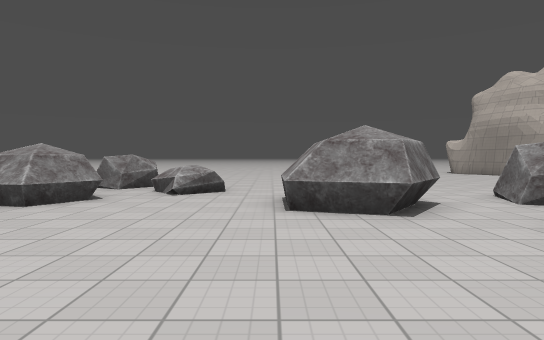
view 1 (above)

24 first-person views from a walk through a 3-D level made in the Godot game engine. The camera is 1.4 m above the floor, tilts 2° down and sees 75° across. The floor is counted in squares, 1.74 m on a side. Each view is taken from the middle of a square. On the plan, view 1 faces up. The plan holds only what a view shows up to about 12 squares ahead; the rest is blank. The place goes on beyond the plan. Some surface patterns are stand-ins.

view 2
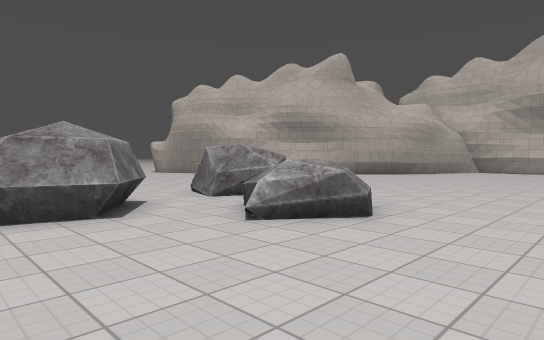

view 3
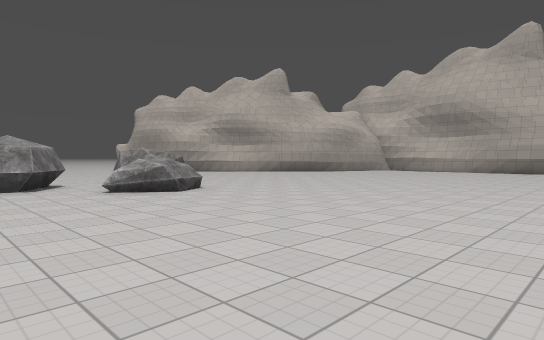

view 4
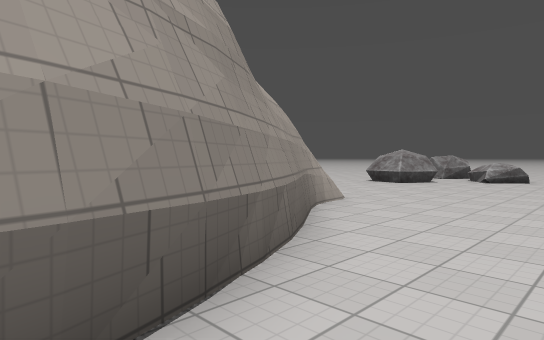

view 5
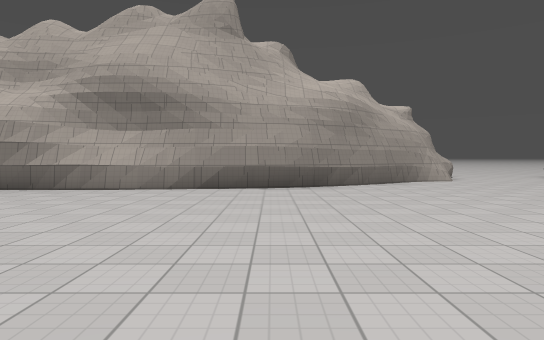

view 6
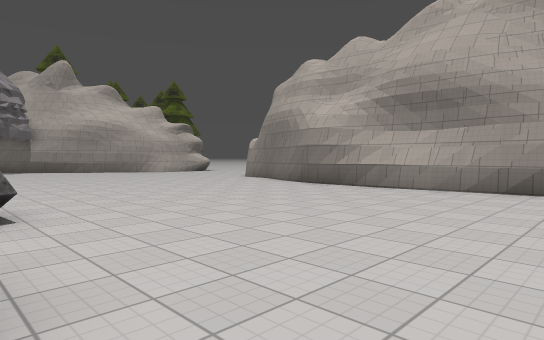

view 7
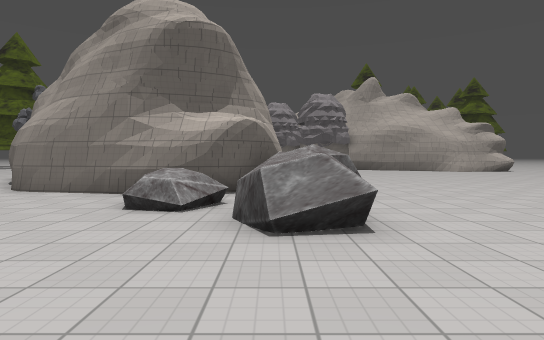

view 8
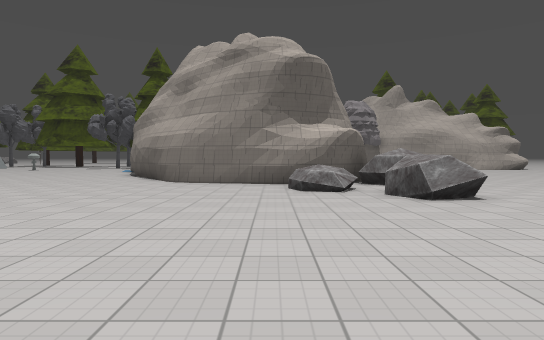

view 9
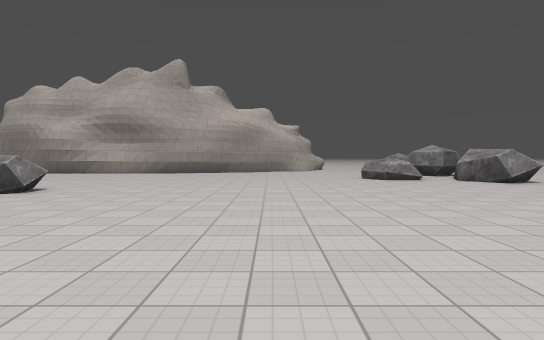

view 10
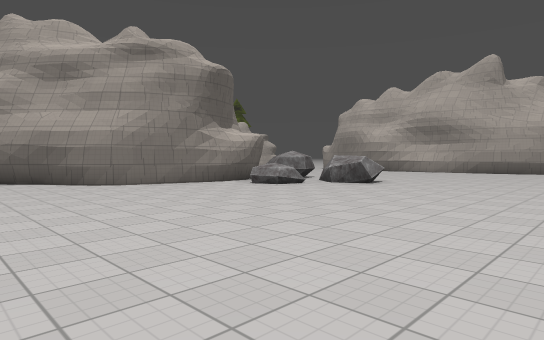

view 11
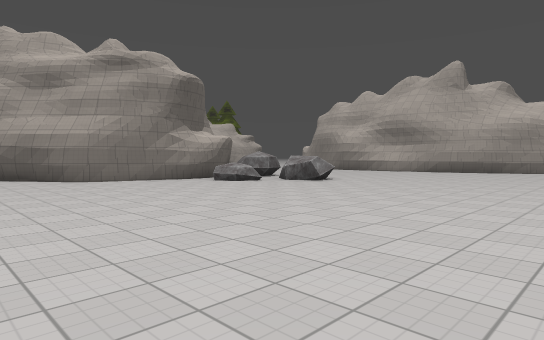

view 12
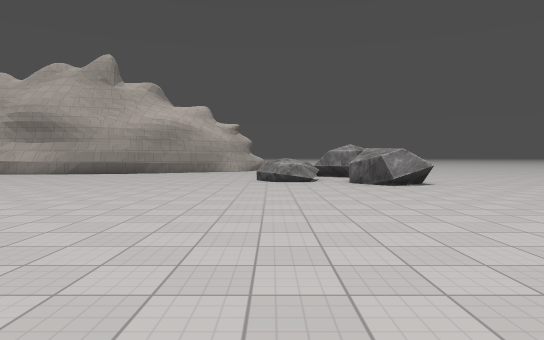

view 13
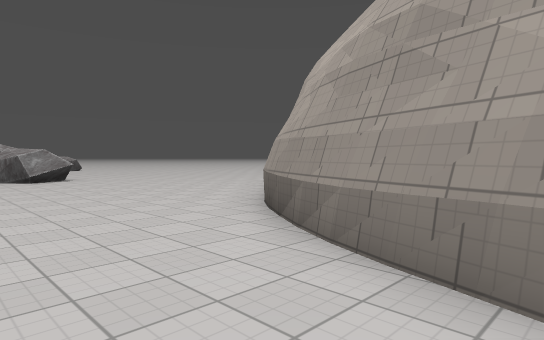

view 14
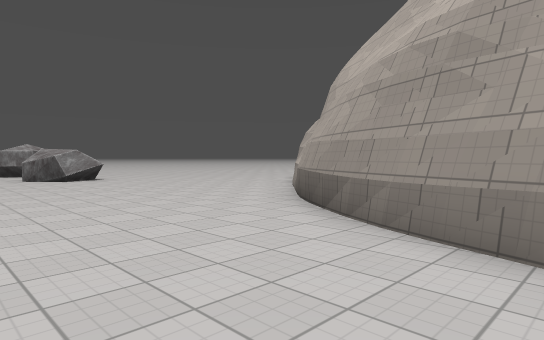

view 15
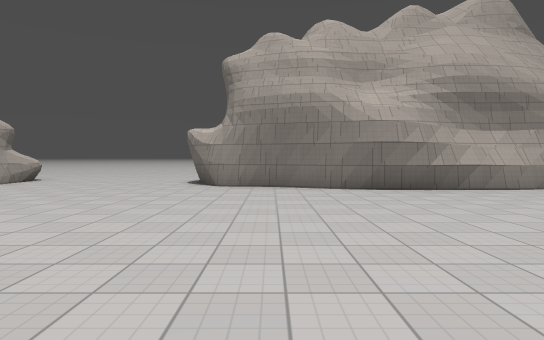

view 16
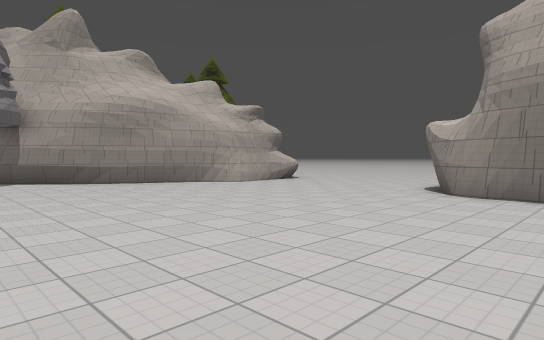

view 17
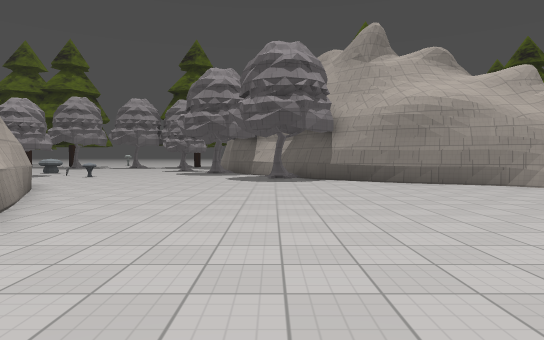

view 18
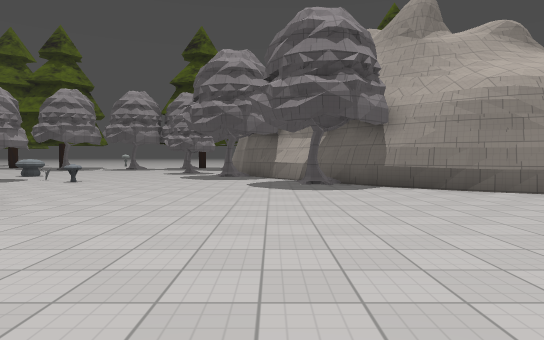

view 19
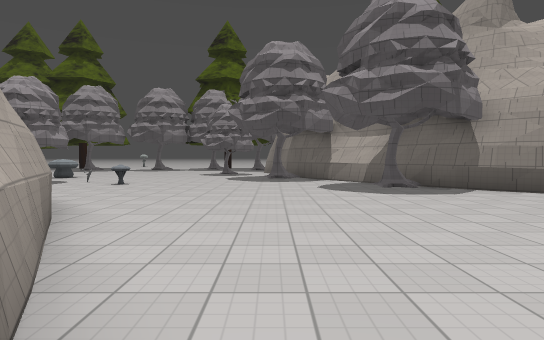

view 20
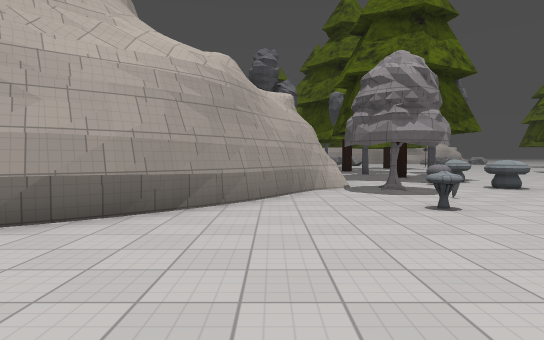

view 21
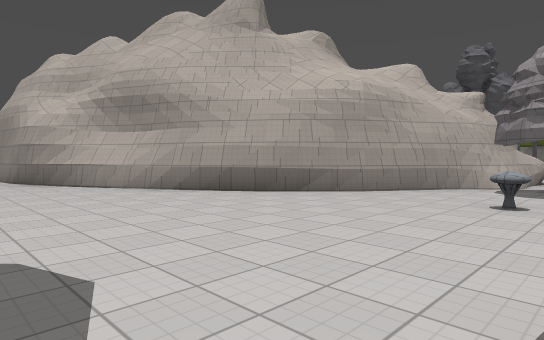

view 22
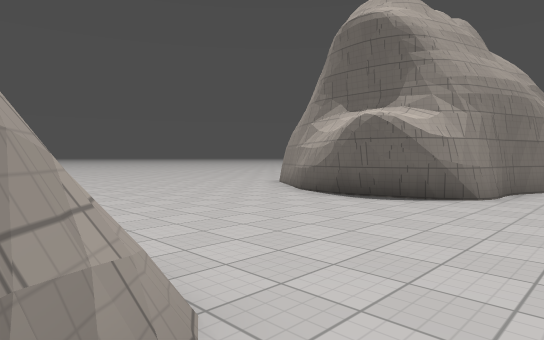

view 23
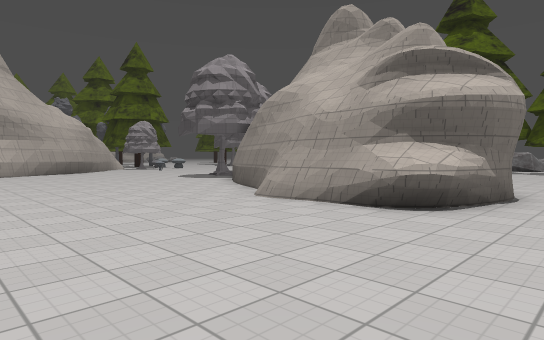

view 24
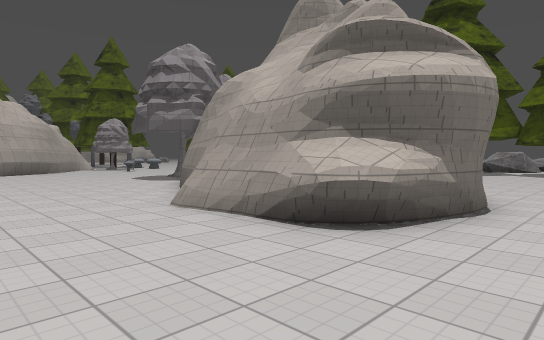

### Floor plan
Key: @ floor where view 1 was taken; # wall or solid block; x gap in a wall; . floor; = window, fence, low wall or low ledge; ^ raised ledge; T tree; O other object.
Columns run from 6 left of view 1 to 20 right of it. Each row starts with its distance up from view 1.
  8   x.^=.  ...x.........###
  7   #...^  ..###..........###
  6  ^^...^##..##.............#
  5  ......##..................
  4  ........=^=...............
  3   ........^^............. .
  2   ....................
  1    #..................... .
  0    #..@...................
 -1    ##......................
 -2     #......................
 -3     ##.....................
 -4      #.....................
 -5      #.....................
 -6      ##...................
 -7       #........^^.........
 -8       #........^^.........
 -9       #..........^^........
-10       #........#..^........
-11       #........#######.....
-12       #........ #    ##....
-13      ##........       ##.
-14      #.........        ##
-15      #........ .#
-16 ##  ##..........#
-17 .####...........##
-18 .................#
-19 .................##
-20 ..................#
-21 ..................##
-22 ...................#
-23 ...###.............##
-24 ..#####.............##
-25  .#   ###............##
-26  .#     ###...........###
-27  .#       ## ...........##
-28  ..        ##T...........##
-29  ..         #........O..T..
-30  ..         ##........O....

Positions as (right, up) in squares from view 1, and headings:
1: (0, 0), facing up
2: (0, 0), facing up-right
3: (0, -5), facing up-right
4: (1, -5), facing up-left
5: (9, -5), facing left
6: (9, -5), facing down-left
7: (10, -3), facing down
8: (13, 0), facing down
9: (18, -1), facing left
10: (20, -1), facing down-left
11: (20, 1), facing down-left
12: (17, 3), facing left
13: (20, 4), facing up-left
14: (20, 3), facing up-left
15: (9, -15), facing left
16: (7, -14), facing down-left
17: (7, -14), facing down
18: (8, -17), facing down
19: (10, -18), facing down
20: (9, -26), facing right
21: (8, -30), facing up-right
22: (1, -24), facing up-left
23: (-6, -18), facing down-right
24: (-6, -20), facing down-right
